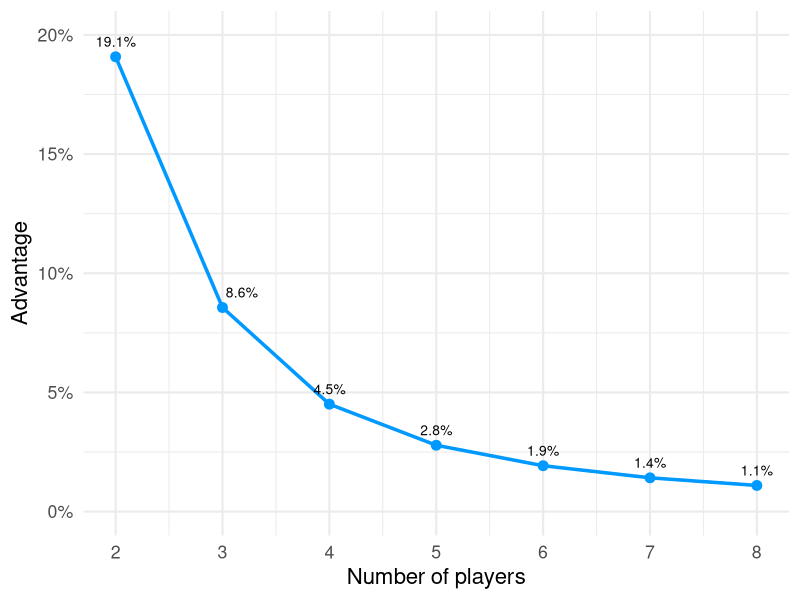
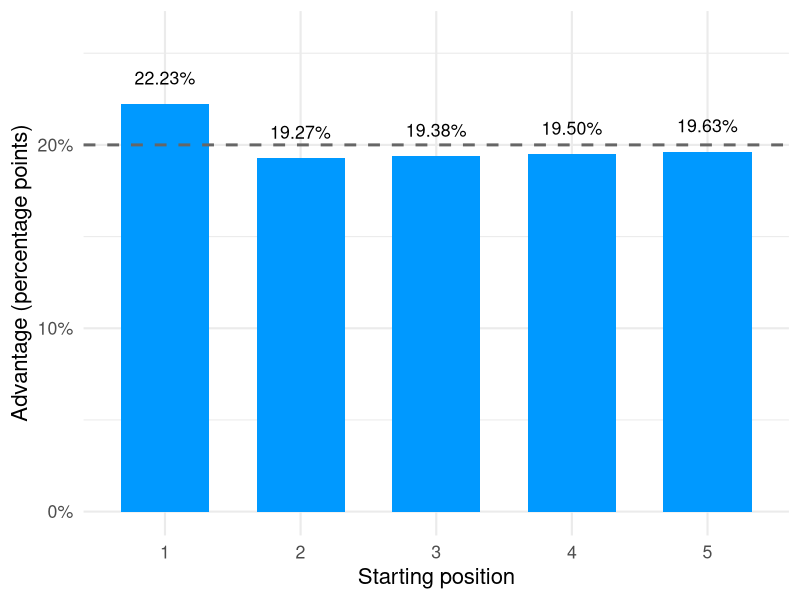
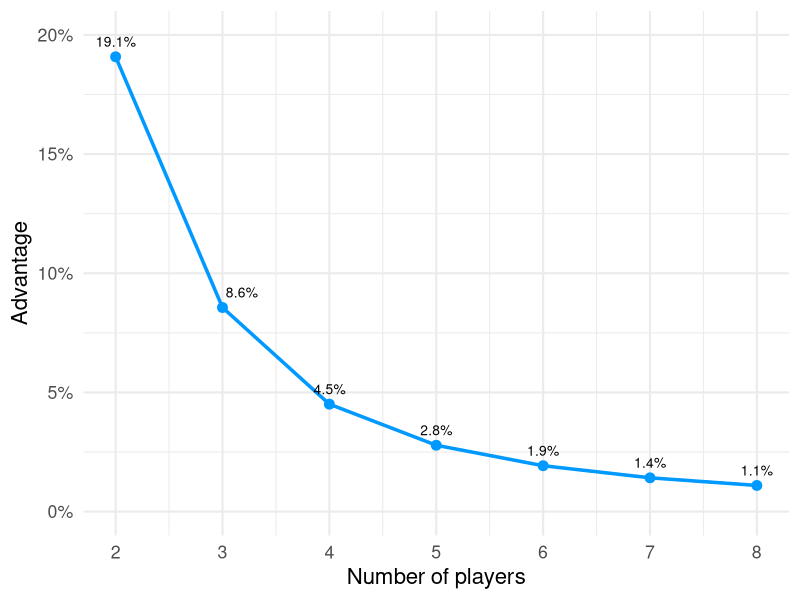
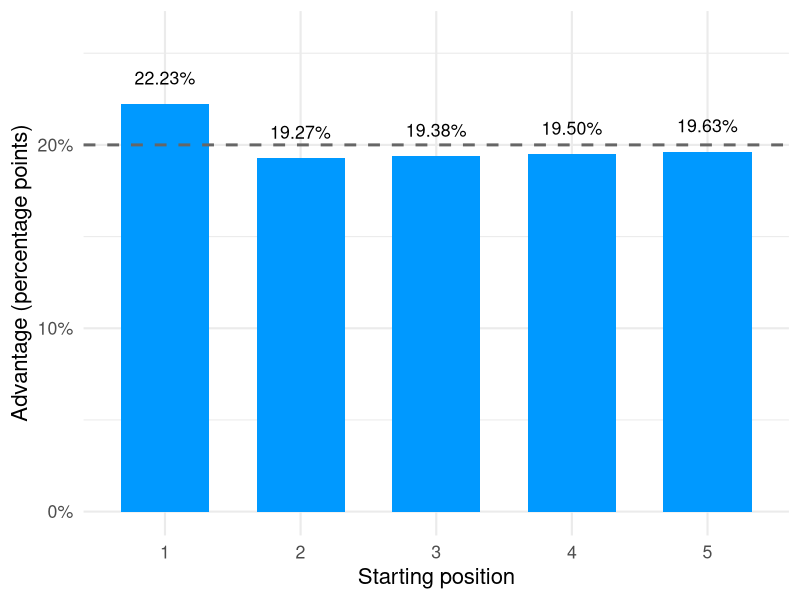

Here is the R script that generated these plots, in order:
library(ggplot2)
library(dplyr)
library(scales)

data <- read.csv("../results/optimal_strategy_win_probabilities.csv")
data$win_probability <- as.numeric(gsub("%", "", data$win_probability))

edge_data <- data %>%
  group_by(n_players) %>%
  summarise(
    first_player = win_probability[player == 1],
    average_rest = mean(win_probability[player != 1]),
    edge = first_player - average_rest,
    .groups = "drop"
  )

ggplot(edge_data, aes(x = n_players, y = edge)) +
  geom_line(color = "#0099ff", linewidth = 1.2) +
  geom_point(color = "#0099ff", size = 3) +
  geom_text(
  aes(label = sprintf("%.1f%%", edge),hjust = ifelse(n_players == 3, -0.1, 0.5)),
  vjust = -1, size = 3.5
  ) +
  scale_x_continuous(breaks = 2:8) +
  scale_y_continuous(labels = scales::label_percent(scale = 1)) +
  labs(x = "Number of players", y = "Advantage") +
  theme_minimal(base_size = 16) +
  coord_cartesian(ylim = c(0, 20))
ggsave("first_player_advantage.png", width = 6, height = 3.75, dpi = 300)


five_player_data <- data %>%
  filter(n_players == 5)

ggplot(five_player_data,
       aes(x = factor(player), y = win_probability)) +
  geom_col(fill = "#0099ff", width = 0.65) +
  geom_hline(yintercept = 20,
             linetype = "dashed",
             color = "grey40",
             linewidth = 1) +
  geom_text(aes(label = sprintf("%.2f%%", win_probability)),
            vjust = -1.5, size = 4.5) +
  scale_y_continuous(
    labels = function(x) paste0(x, "%"),
    limits = c(0, 26)
  ) +
  labs(x = "Starting position", y = "Advantage (percentage points)") +
  theme_minimal(base_size = 16)
ggsave("win_probability_by_position.png", width = 6, height = 3.75, dpi = 300)
